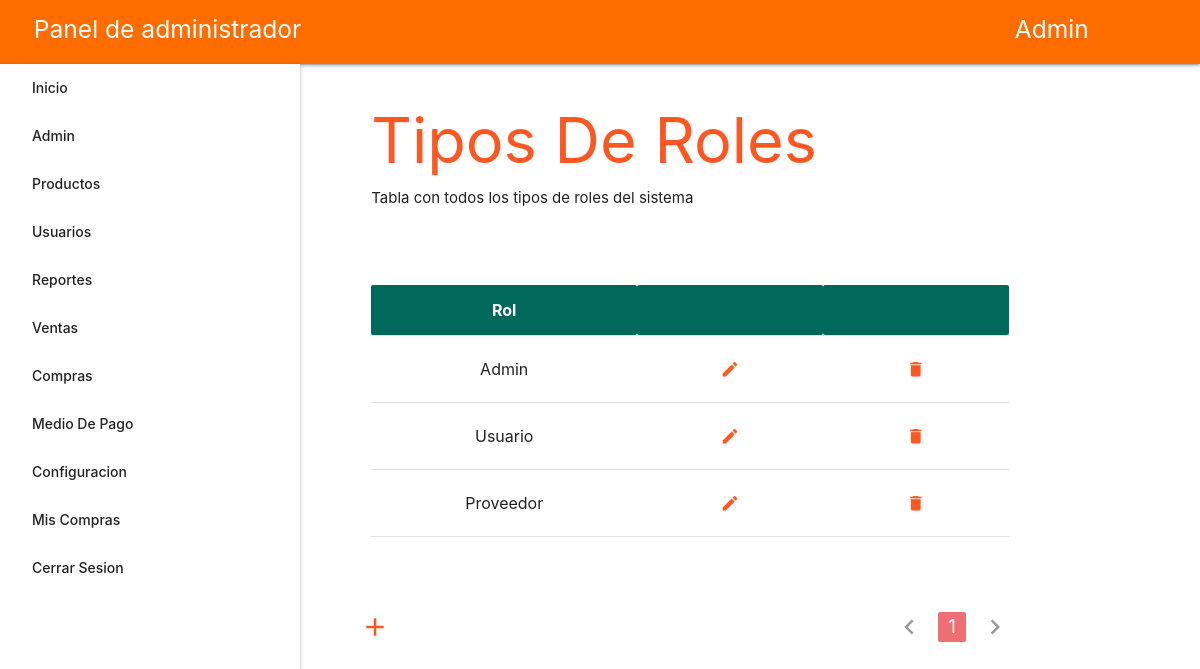
The app's page /controladores/RolesControlador.php (signed in) with its own data.
### tables this page shows
CREATE TABLE `roles` (
  `id` int(10) UNSIGNED NOT NULL,
  `rol` varchar(50) NOT NULL
);

### modelos/Rol.php (called while the page is built, shortened)
<?php
require_once '../configuracion/conexion_db.php';
class Rol
{
    protected static $tablaConsulta = 'roles';
	public static $consultasDonde = '';
	public static $consultaSelect = "SELECT * FROM roles ";
	public static $consultaLimite = '';
	public static $consultaOrdenar = '';
	public static function todos()
	{
		$lista_roles = [];
		$conexion = new Conexion;
		$resultado = $conexion->conn->query("SELECT * FROM ". static::$tablaConsulta );
		while ( $rol = $resultado->fetch_assoc() ) {
			$rolTemporal = new Rol;
			$rolTemporal->id 	 = $rol['id'];
			$rolTemporal->rol 	 = $rol['rol'];
			$lista_roles[] = $rolTemporal;
		}
		return $lista_roles;
	}
	public static function limite($inicio = 0, $limite)
	{
		static::$consultaLimite = " LIMIT $inicio, $limite";
		return new static;
	}
	public static function resultado()
	{
		$lista_roles = [];
		$conexion = new Conexion;
		$sql = static::$consultaSelect . static::$consultasDonde . static::$consultaOrdenar . static::$consultaLimite;
		$resultado = $conexion->conn->query($sql);
		while ( $rol = $resultado->fetch_assoc() ) {
			$rolTemporal = new Rol;
			$rolTemporal->id 	 = ( isset($rol['id']) ? $rol['id'] : '');
			$rolTemporal->rol 	 = ( isset($rol['rol']) ? $rol['rol'] : '');
			$lista_roles[] = $rolTemporal;
		}
		static::$consultasDonde = '';
		static::$consultaSelect = 'SELECT * FROM roles ';
		static::$consultaOrdenar = '';
		static::$consultaLimite = '';
		return $lista_roles;
	}
}

### configuracion/conexion_db.php (called while the page is built, shortened)
<?php
class Conexion{
    function __construct(){
        $this->conn = new mysqli(servidor, servidor_nombre, servidor_contra, servidor_base_datos);
    }
}
?>

### vistas/roles/index.php (the view, shortened to what this page needs)
<html lang="en">
<head>
    <?php include_once '../vistas/includes/estilos.php'; ?>
</head>
<body>
    <?php include_once '../vistas/includes/nav.php'; ?>
    <main class="container">
        <div class="row">
            <div class="col s12">
                <h1 style="margin-bottom: .8rem;" class="deep-orange-text">Tipos De Roles</h1>
            </div>
            <div class="col s12">
                <p style="margin-top: 0;">Tabla con todos los tipos de roles del sistema</p>
            </div>
        </div>
        <div class="row" style="margin-top: 4rem;">
            <div class="col s12">
                <?php if($roles != null) : ?>
                <table class="responsive-table centered">
                    <thead class="teal darken-3 white-text">
                        <th>Rol</th>
                        <th></th>
                        <th></th>
                    </thead>
                    <tbody id="tablaRoles">
                        <?php foreach ($roles as $key => $rol) : ?>
                            <tr>
                                <td data-nombre-rol="<?php echo $rol->rol ?>"> <?php echo $rol->rol ?> </td>
                                <td>
                                    <button class="waves-effect waves-light btn-flat"><i class="material-icons" style="color: #ff5722;">create</i></button>
                                </td>
                                <td>
                                    <button class="waves-effect waves-light btn-flat"><i class="material-icons" style="color: #ff5722;">delete</i></button>
                                </td>
                            </tr>
                        <?php endforeach ?>
                    </tbody>
                </table>
                <?php else: ?>
                    <div class="alerta alerta-teal-darken-3" >No existen roles</div>
                <?php endif ?>
            </div>
        </div>
        <div class="mt-16 flex justify-between flex-wrap" >
            <div class="col s12 l5 flex items-center" >
                <a class="waves-effect waves-light " id="agregarRol">
                    <i class="material-icons Small" style="color: #ff5722;">add</i>
                </a>
            </div>
            <div class="col s12 l7 mt-6 sm:mt-0" >
                <ul class="pagination">
                    <?php if ($pagina != 1): ?>
                        <li class="waves-effect">
                            <a href="<?php echo htmlspecialchars(ruta . '/usuarios/roles/pagina/' . ($pagina-1) ) ?>">
                                <i class="material-icons">chevron_left</i>
                            </a>
                        </li>
                    <?php else: ?>
                        <li class="disabled"><a>
                            <i class="material-icons">chevron_left</i></a>
                        </li>
                    <?php endif; ?>
                    <?php for ($i = 1; $i <= $cantidadDePaginas; $i++): ?>
                        <?php if ($pagina == $i): ?>
                            <li class="active">
                                <a href="<?php echo htmlspecialchars(ruta . "/usuarios/roles/pagina/$i") ?>"><?php echo $i ?></a>
                            </li>
                        <?php else: ?>
                            <li class="waves-effect">
                                <a href="<?php echo htmlspecialchars(ruta . "/usuarios/roles/pagina/$i") ?>"><?php echo $i ?></a>
                            </li>
                        <?php endif; ?>
                    <?php endfor; ?>
                    <?php if ($cantidadDePaginas == $pagina): ?>
                        <li class="disabled"><a>
                            <i class="material-icons">chevron_right</i></a>
                        </li>
                    <?php endif; ?>
                </ul>
            </div>
        </div>
    </main>
</body>
</html>

### public/css/tema.css (style rules this page uses)
header, main, footer { padding-left: 180px; }

### records on screen
roles: rol "Admin"
roles: rol "Usuario"
roles: rol "Proveedor"

### other values on screen
$admin->nombre "Admin"
